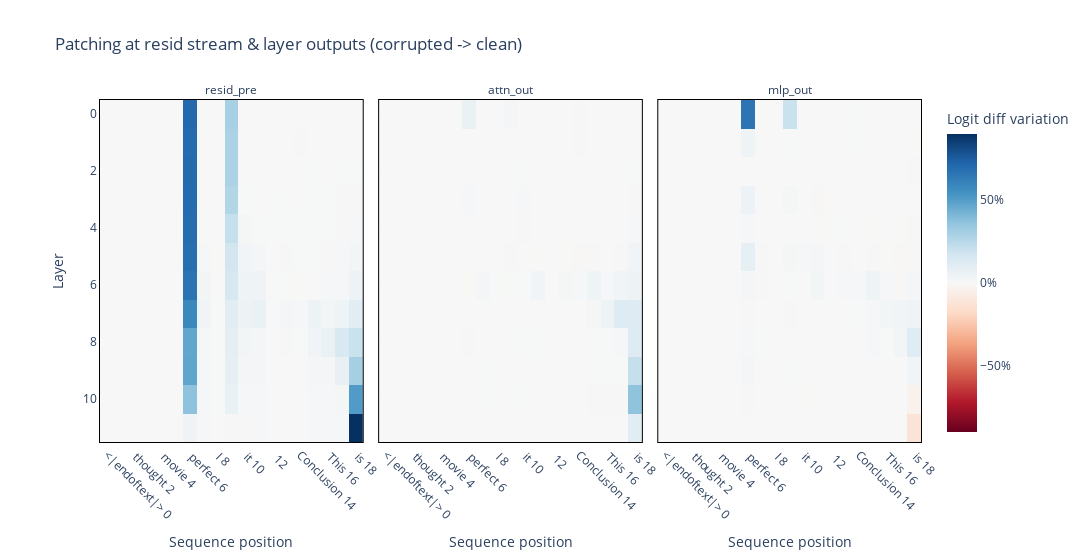

Notebook cell for this chart:
### Code cell
assert results.keys() == {"resid_pre", "attn_out", "mlp_out"}
labels = [f"{tok} {i}" for i, tok in enumerate(model.to_str_tokens(clean_tokens[0]))]
imshow_p(
    torch.stack([r.T for r in results.values()]) * 100, # we transpose so layer is on the y-axis
    facet_col=0,
    facet_labels=["resid_pre", "attn_out", "mlp_out"],
    title="Patching at resid stream & layer outputs (corrupted -> clean)",
    labels={"x": "Sequence position", "y": "Layer", "color": "Logit diff variation"},
    x=labels,
    xaxis_tickangle=45,
    coloraxis=dict(colorbar_ticksuffix = "%"),
    border=True,
    width=1300,
    margin={"r": 100, "l": 100}
)

### Figure 1 — Plotly figure (JSON) as saved in the notebook; plotly's stock layout.template omitted (floating-point values rounded to 4 significant figures; data arrays with more than 128 entries replaced by an {"elided": "..."} marker saying what was removed)
{"data": [{"coloraxis": "coloraxis", "hovertemplate": "Sequence position: %{x}<br>Layer: %{y}<br>Logit diff variation: %{z}<extra></extra>", "name": "0", "type": "heatmap", "x": ["<|endoftext|> 0", "I 1", " thought 2", " this 3", " movie 4", " was 5", " perfect 6", ", 7", " I 8", " loved 9", " it 10", ". 11", "  12", "\n 13", "Conclusion 14", ": 15", " This 16", " movie 17", " is 18"], "xaxis": "x", "yaxis": "y", "z": {"elided": "12x19 float values"}}, {"coloraxis": "coloraxis", "hovertemplate": "Sequence position: %{x}<br>Layer: %{y}<br>Logit diff variation: %{z}<extra></extra>", "name": "1", "type": "heatmap", "x": ["<|endoftext|> 0", "I 1", " thought 2", " this 3", " movie 4", " was 5", " perfect 6", ", 7", " I 8", " loved 9", " it 10", ". 11", "  12", "\n 13", "Conclusion 14", ": 15", " This 16", " movie 17", " is 18"], "xaxis": "x2", "yaxis": "y2", "z": {"elided": "12x19 float values"}}, {"coloraxis": "coloraxis", "hovertemplate": "Sequence position: %{x}<br>Layer: %{y}<br>Logit diff variation: %{z}<extra></extra>", "name": "2", "type": "heatmap", "x": ["<|endoftext|> 0", "I 1", " thought 2", " this 3", " movie 4", " was 5", " perfect 6", ", 7", " I 8", " loved 9", " it 10", ". 11", "  12", "\n 13", "Conclusion 14", ": 15", " This 16", " movie 17", " is 18"], "xaxis": "x3", "yaxis": "y3", "z": {"elided": "12x19 float values"}}], "layout": {"annotations": [{"font": {}, "showarrow": false, "text": "resid_pre", "x": 0.16, "xanchor": "center", "xref": "paper", "y": 1, "yanchor": "bottom", "yref": "paper"}, {"font": {}, "showarrow": false, "text": "attn_out", "x": 0.5, "xanchor": "center", "xref": "paper", "y": 1, "yanchor": "bottom", "yref": "paper"}, {"font": {}, "showarrow": false, "text": "mlp_out", "x": 0.84, "xanchor": "center", "xref": "paper", "y": 1, "yanchor": "bottom", "yref": "paper"}], "coloraxis": {"cmid": 0, "colorbar": {"ticksuffix": "%", "title": {"text": "Logit diff variation"}}, "colorscale": [[0, "rgb(103,0,31)"], [0.1, "rgb(178,24,43)"], [0.2, "rgb(214,96,77)"], [0.3, "rgb(244,165,130)"], [0.4, "rgb(253,219,199)"], [0.5, "rgb(247,247,247)"], [0.6, "rgb(209,229,240)"], [0.7, "rgb(146,197,222)"], [0.8, "rgb(67,147,195)"], [0.9, "rgb(33,102,172)"], [1, "rgb(5,48,97)"]]}, "margin": {"l": 100, "r": 100}, "title": {"text": "Patching at resid stream & layer outputs (corrupted -> clean)"}, "width": 1300, "xaxis": {"anchor": "y", "constrain": "domain", "domain": [0, 0.32], "linecolor": "black", "linewidth": 1, "mirror": true, "scaleanchor": "y", "showline": true, "tickangle": 45, "title": {"text": "Sequence position"}}, "xaxis2": {"anchor": "y2", "domain": [0.34, 0.66], "linecolor": "black", "linewidth": 1, "matches": "x", "mirror": true, "showline": true, "tickangle": 45, "title": {"text": "Sequence position"}}, "xaxis3": {"anchor": "y3", "domain": [0.68, 1.0], "linecolor": "black", "linewidth": 1, "matches": "x", "mirror": true, "showline": true, "tickangle": 45, "title": {"text": "Sequence position"}}, "yaxis": {"anchor": "x", "autorange": "reversed", "constrain": "domain", "domain": [0, 1], "linecolor": "black", "linewidth": 1, "mirror": true, "showline": true, "title": {"text": "Layer"}}, "yaxis2": {"anchor": "x2", "domain": [0, 1], "linecolor": "black", "linewidth": 1, "matches": "y", "mirror": true, "showline": true, "showticklabels": false}, "yaxis3": {"anchor": "x3", "domain": [0, 1], "linecolor": "black", "linewidth": 1, "matches": "y", "mirror": true, "showline": true, "showticklabels": false}}}
